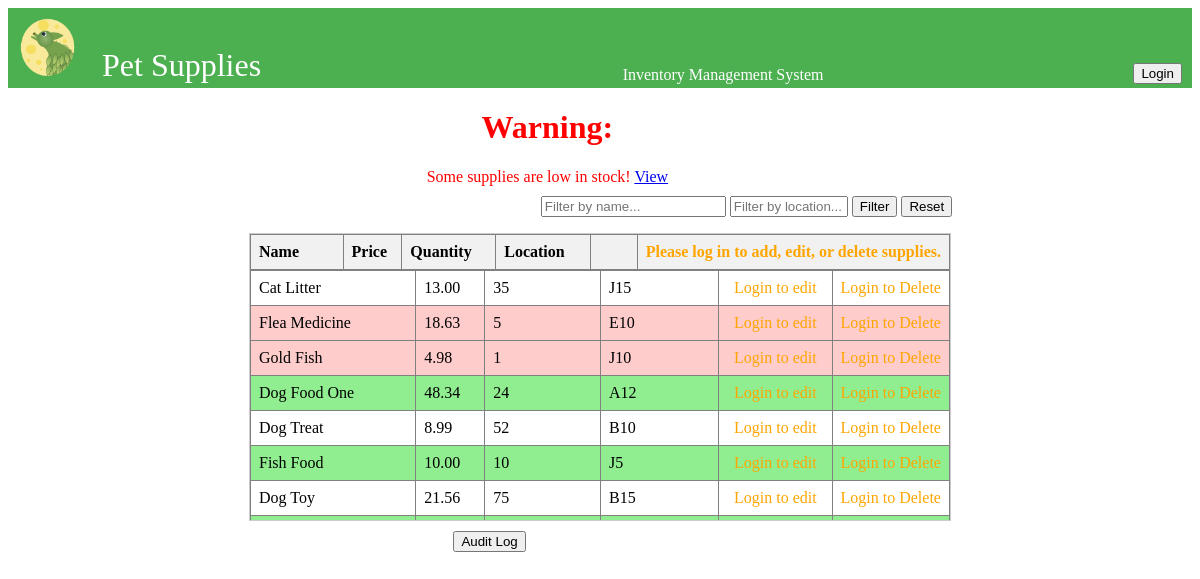
The page / on the database its author committed.
### inventory/models.py (models this page shows, shortened)
class Supply(models.Model):
    name = models.CharField(max_length=255, primary_key=True)
    price = models.FloatField()
    quantity = models.IntegerField()
    location = models.CharField(max_length=255)
    reorder_point = models.PositiveIntegerField(default=5)

### inventory/views.py (the view, shortened to what this page needs)
# urls.py: path('', views.index, name='index'),  # Main page
def index(request):
    location_query = request.GET.get('location', '')
    name_query = request.GET.get('name', '')
    low_stock = request.GET.get('low_stock', False)
    supplies = Supply.objects.all()
    if low_stock:
        supplies = supplies.filter(quantity__lt=6)
    if location_query:
        supplies = supplies.filter(location__icontains=location_query)
    if name_query:
        supplies = supplies.filter(name__icontains=name_query)
    low_stock_items = Supply.objects.filter(quantity__lte=models.F('reorder_point'))
    low_stock_items_exist = low_stock_items.exists()
    context = {
        'supplies': supplies,
        'low_stock_items': low_stock_items,
        'location_query': location_query,
        'name_query': name_query,
        'low_stock_items_exist': low_stock_items_exist,
    }
    return render(request, 'inventory/index.html', context)

### inventory/templates/inventory/index.html (shortened to what this page needs)
{% load static %}
<!DOCTYPE html>
<html lang="en">
<head>
    <link rel="stylesheet" href="{% static 'css/styles.css' %}">
</head>
<body>
    <div class="header-container">
        <table class = "nav_tab">
            <tr>
                <td>
    <img src="{% static 'icons/TLeafLogo2sm.png' %}" alt="T Leaf Logo">
</td>
 <td class = "pet">
    <div class = "head">
        Pet Supplies
        </div>
    </td>
<td class = "warn2">
    <center>
 Inventory Management System
</center>
</td>
<td class = "login">
    <a href="{% url 'login' %}"><button type="button">Login</button></a>
</td>
</tr>
</table>
</div>
{% if low_stock_items %}
    <div class='warning' style="color: red;">
        <center>
            <strong><h1>Warning:</h1></strong> Some supplies are low in stock!
            <a href="{% url 'index' %}?low_stock=true" class="filter-button">View</a>
        </center>
    </div>
{% else %}
    <div style="color: rgb(0, 0, 0);">
        <center>All supplies are adequately stocked.</center>
    </div>
{% endif %}
    <div class="filter">
        <form method="get" style="margin-bottom: 1rem;">
            <input type="text" name="name" placeholder="Filter by name..." value="{{ name_query }}">
            <input type="text" name="location" placeholder="Filter by location..." value="{{ location_query }}" style="width: 110px;">
            <button type="submit">Filter</button>
            <a href="{% url 'index' %}"><button type="button">Reset</button></a>
        </form>
    </div>
    <center>
<div class="table-container">
    <div class="table-header">
        <table border="1" class="data_tab">
            <thead>
                <tr>
                    <th class="name_head">Name</th>
                    <th class="Price_head">Price</th>
                    <th class="Quan_head">Quantity</th>
                    <th class="loc_head">Location</th>
                    <th class="edit_head"></th>
                   <th class="del_head">
                    <center>{% if user.is_authenticated %}
                        <a href="{% url 'add_supply' %}">
                            <button type="button">Add</button>
                        </a>
                        {% else %}
                        <div style="color: orange;">
                            <strong>Please log in to add, edit, or delete supplies.</strong>
                        </div>
                        {% endif %}</center>
                    </th>
                </tr>
            </thead>
        </table>
    </div>
    <div class="table-body">
        <table border="1" class="data_tab">
            <tbody>
                {% for supply in supplies %}
                <tr {% if supply.quantity < 6 %}style="background-color: #ffcccc;"{% endif %}>
                    <td class="name_row">{{ supply.name }}</td>
                    <td class="Price_row" onclick="editField(this, 'price', '{{ supply.name }}')">
                        <span class="display">{{ supply.price|floatformat:2 }}</span>
                    </td>
                    <td class="Quan_row">{{ supply.quantity }}</td>
                    <td class="loc_row" onclick="editField(this, 'location', '{{ supply.name }}')">
                        <span class="display">{{ supply.location }}</span>
                    </td>
                    <td class='edit_button'>
                        <center>
                            {% if user.is_authenticated %}
                                <a href="{% url 'edit_supply' supply.name %}"><button type="button">Edit</button></a>
                            {% else %}
                                <span style="color: orange;">Login to edit</span>
                            {% endif %}
                        </center>
                    </td>
                    <td class='Del_button'>
                        <form action="{% url 'delete_supply' supply.name %}" method="post" style="display:inline;" onsubmit="return confirmDelete();">
                            {% if user.is_authenticated %}
                                <button type="submit">Delete</button>
                            {% else %}
                                <span style="color: orange;">Login to Delete</span>
                            {% endif %}
                        </form>
                    </td>
                </tr>
                {% empty %}
                <tr>
                    <td colspan="5">No supplies available.</td>
                </tr>
                {% endfor %}
            </tbody>
        </table>
    </div>
</div>
</center>
<table class = "bottom_nav">
    <tr>
        <td>
</td>
<td class = "blank"><a href="{% url 'audit_log' %}"><button type="button">Audit Log</button></a> </td>
<td class = "export">
</td>
</tr>
</table>
</body>
</html>

### inventory/static/css/styles.css (style rules this page uses)
.header-container { background-color: #4CAF50; align-items: center; height: 80px; color: white; text-align: center; }
.header-container img { width: 60px; height: auto; margin-right: 1px; }
.nav_tab { width: 100%; height: 50px; }
.nav_tab th, td, p { vertical-align: bottom; }
.pet { font-size: 2em; vertical-align: bottom; width: 20%; }
.bottom_nav { width: 700px; margin: auto; }
.blank { width: 450px; }
.export { width:5%; }
.warn2 { width:70%; }
.warning { width: 250px; margin: auto; margin-bottom: 10px; }
.edit_button { width:10%; }
.head { margin-right: auto; margin-left: 5px; vertical-align: top; }
.table-container { max-height: 300px; overflow-y: auto; width: 700px; border: 1px solid #ccc; }
.table-header { background-color: #f1f1f1; position: sticky; width: 700px; top: 0; z-index: 10; }
.table-body { width: 700px; max-height: 250px; overflow-y: auto; }
.data_tab { border-collapse: collapse; margin-right: auto; margin-left: auto; }
.data_tab th, td { text-align: left; padding: 8px; }
.data_tab tr:nth-child(even) { background-color: Lightgreen; }
.filter { margin-left: 45%; }
.warning { margin-left:35%; }
.name_head { width: 162px; }
.name_row { width: 160px; }
.Price_head { width: 57px; }
.Price_row { width: 56px; }
.Quan_head { width:115px; }
.Quan_row { width:120px; }
.loc_row { width:120px; }
.loc_head { width:119px; }
.edit_head { width:103px; }
.edit_button { width:100px; }
.Del_button { width:60px; }
.del_head { width:77px; }

### inventory/templates/inventory/index.html (style rules this page uses)
.data_tab th, .data_tab td { overflow: hidden; text-overflow: ellipsis; white-space: nowrap; }

### rows shown on the page
Supply: name "Cat Litter", price "13.00", quantity "35", location "J15", shows "Login to edit", shows "Login to Delete"
Supply: name "Flea Medicine", price "18.63", quantity "5", location "E10", shows "Login to edit", shows "Login to Delete"
Supply: name "Gold Fish", price "4.98", quantity "1", location "J10", shows "Login to edit", shows "Login to Delete"
Supply: name "Dog Food One", price "48.34", quantity "24", location "A12", shows "Login to edit", shows "Login to Delete"
Supply: name "Dog Treat", price "8.99", quantity "52", location "B10", shows "Login to edit", shows "Login to Delete"
Supply: name "Fish Food", price "10.00", quantity "10", location "J5", shows "Login to edit", shows "Login to Delete"
Supply: name "Dog Toy", price "21.56", quantity "75", location "B15", shows "Login to edit", shows "Login to Delete"
